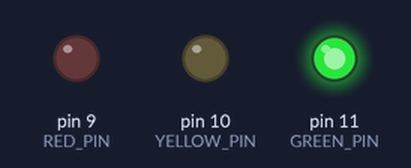
The sketch below on a simulated Arduino Uno, built with avr-gcc and run on an emulated ATmega328P. On the bench: output pins drawn as LEDs (lit = HIGH). Random numbers use the default seed unless the sketch sets one; what the sketch prints to the serial monitor is not drawn.

Above: at 0.1 s.
At 18.1 s:
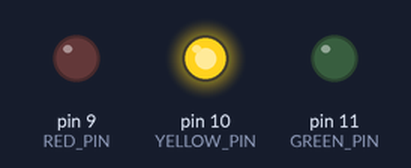
At 34.1 s:
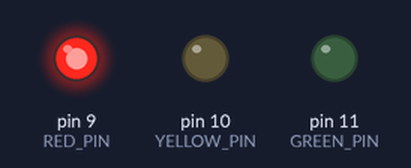
Timing chart, 0 to 40.0 s (numbered marks = the images above):
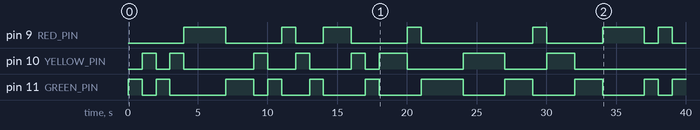

Measured:
- by itself, pin 9 (RED_PIN): LOW → HIGH at 4.0 s, → LOW 3.0 s later, → HIGH 4.0 s later, → LOW 1.0 s later, … (14 changes in this stretch)
- by itself, pin 10 (YELLOW_PIN): LOW → HIGH at 1.0 s, → LOW 1.0 s later, → HIGH 1.0 s later, → LOW 1.0 s later, … (16 changes in this stretch)
- by itself, pin 11 (GREEN_PIN): LOW → HIGH at 0.00 s, → LOW 1.0 s later, → HIGH 1.0 s later, → LOW 1.0 s later, … (21 changes in this stretch)

The sketch:

dice.ino
```cpp
// Arduino Uno 신호등 모듈을 이용한 '불빛 주사위' 프로그램
// 핀 설정: 빨강(R) = 9번, 노랑(Y) = 10번, 초록(G) = 11번
// 동작: 1초마다 세 LED 중 하나만 무작위(Random)로 켜짐

const int RED_PIN = 9;     // 빨간색(R) LED 핀
const int YELLOW_PIN = 10; // 노란색(Y) LED 핀
const int GREEN_PIN = 11;  // 초록색(G) LED 핀

// LED 핀 및 이름 배열
const int ledPins[3] = {RED_PIN, YELLOW_PIN, GREEN_PIN};
const char* ledNames[3] = {"빨강 (RED)", "노랑 (YELLOW)", "초록 (GREEN)"};

void setup() {
  // 시리얼 통신 시작 (9600 baud rate)
  Serial.begin(9600);

  // 모든 LED 핀을 출력(OUTPUT) 모드로 설정하고 초기 상태로 끔
  for (int i = 0; i < 3; i++) {
    pinMode(ledPins[i], OUTPUT);
    digitalWrite(ledPins[i], LOW);
  }

  // 연결되지 않은 아날로그 핀(A0)의 전기적 노이즈를 읽어 난수 시드 초기화
  randomSeed(analogRead(A0));

  Serial.println("불빛 주사위를 시작합니다!");
}

void loop() {
  // 0, 1, 2 중 하나를 무작위로 선택
  int chosen = random(0, 3);

  // 선택된 LED만 켜고 나머지는 끔 (한 번에 하나만 점등)
  for (int i = 0; i < 3; i++) {
    if (i == chosen) {
      digitalWrite(ledPins[i], HIGH);
    } else {
      digitalWrite(ledPins[i], LOW);
    }
  }

  // 시리얼 모니터에 결과 출력
  Serial.print("주사위 결과: ");
  Serial.println(ledNames[chosen]);

  // 1초 동안 유지
  delay(1000);
}
```
